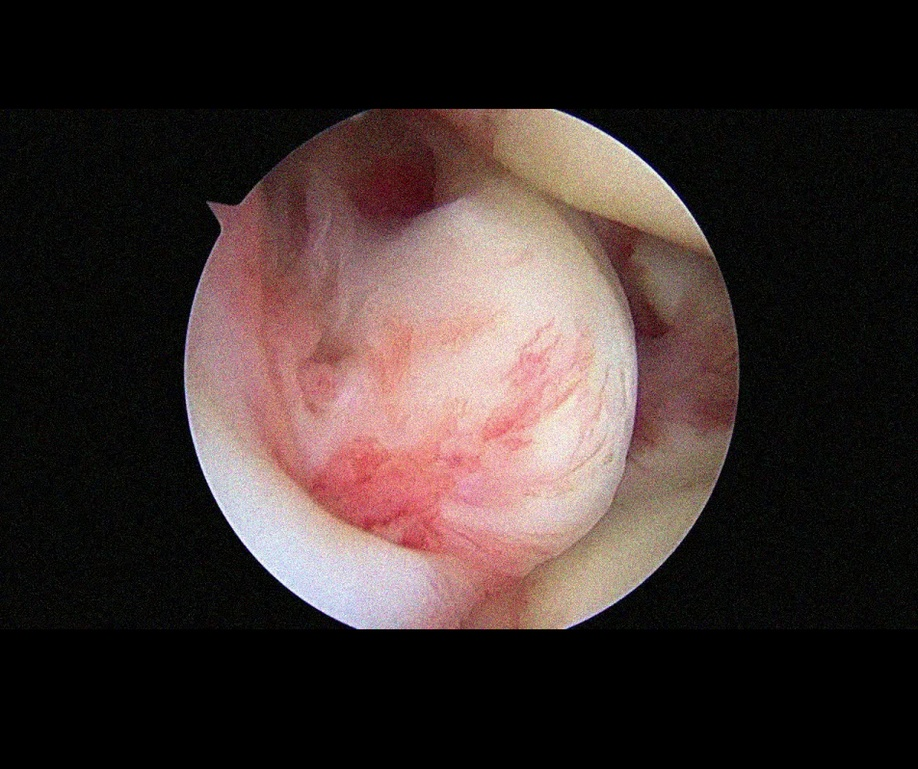
#> input picture Images/lenna.jpg, 918 x 769 px, shrunk from 1906 x 1596 before the run, given in place of lenna.png, which was not available
$ jupyter execute Excercises.ipynb   (text cells are left out)
#> lines starting #> are read from the running program, lines starting #| are printed output that depends on the picture; pictures that were not available may be replaced by others from this repository, and a replacement may not be noted
[cell 1]
import cv2

[cell 2]
image = cv2.imread('Images/lenna.png')
#> image is the input picture: shape (769, 918, 3); mean B, G, R 46.6, 49, 62.3

[cell 3]
import matplotlib.pyplot as plt

[cell 4]
image.shape
#> Out = (769, 918, 3)

[cell 5]
image[0,0,:] #First pixel value BGR
#> Out = [0, 0, 0]

[cell 6]
rgb_image = cv2.cvtColor(image, cv2.COLOR_BGR2RGB)
rgb_image[0,0,:] #First pixel value RGB
#> Out = [0, 0, 0]

[cell 7]
rgb_image[:,:,2] = 0
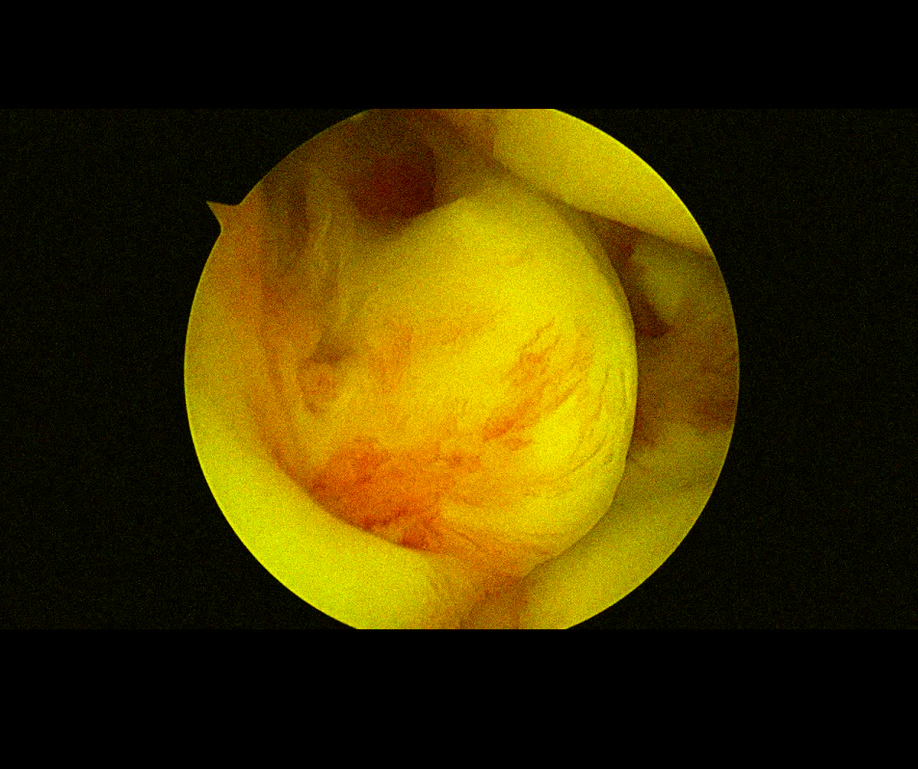
#> rgb_image: shape (769, 918, 3); mean R, G, B 62.3, 49, 0

[cell 8]
plt.imshow(rgb_image)

[cell 9]
grey_image = cv2.cvtColor(image, cv2.COLOR_BGR2GRAY)
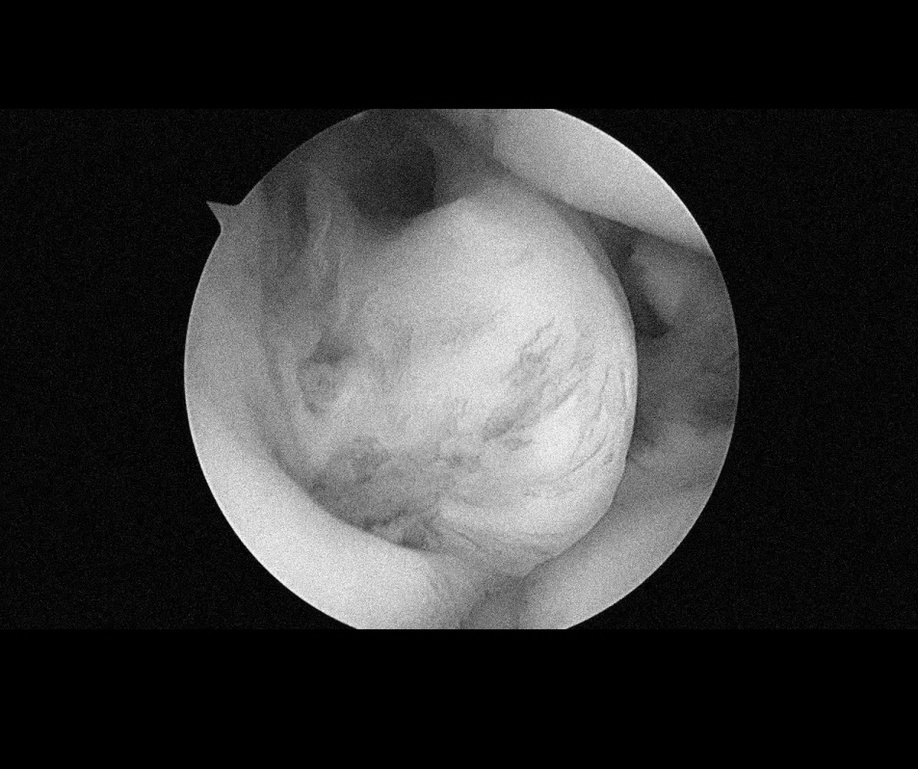
#> grey_image: shape (769, 918); min 0, max 249, mean 52.7
grey_image.shape
#> Out = (769, 918)

[cell 10]
plt.imshow(grey_image, cmap='gray')

[cell 11]
gray_image = cv2.imread('Images/barbara.png')
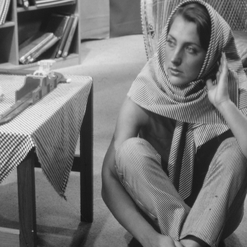
#> input picture Images/barbara.png, 247 x 247 px, shrunk from 512 x 512 before the run
#> gray_image is the input picture: shape (247, 247, 3); min 19, max 247, mean 117.4
plt.imshow(gray_image)

[cell 12]
gray_image2 = cv2.imread('Images/barbara.png',cv2.IMREAD_GRAYSCALE)
#> gray_image2: shape (247, 247); min 19, max 247, mean 117.4
plt.imshow(gray_image)

[cell 13]
_, cols = gray_image2.shape
#> cols = 247
cols = int(cols/2)
#> cols = 123

[cell 14]
sliced_img = gray_image[:,cols:]
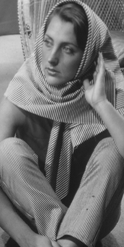
#> sliced_img: shape (247, 124, 3); min 20, max 219, mean 115.3
plt.imshow(sliced_img)
